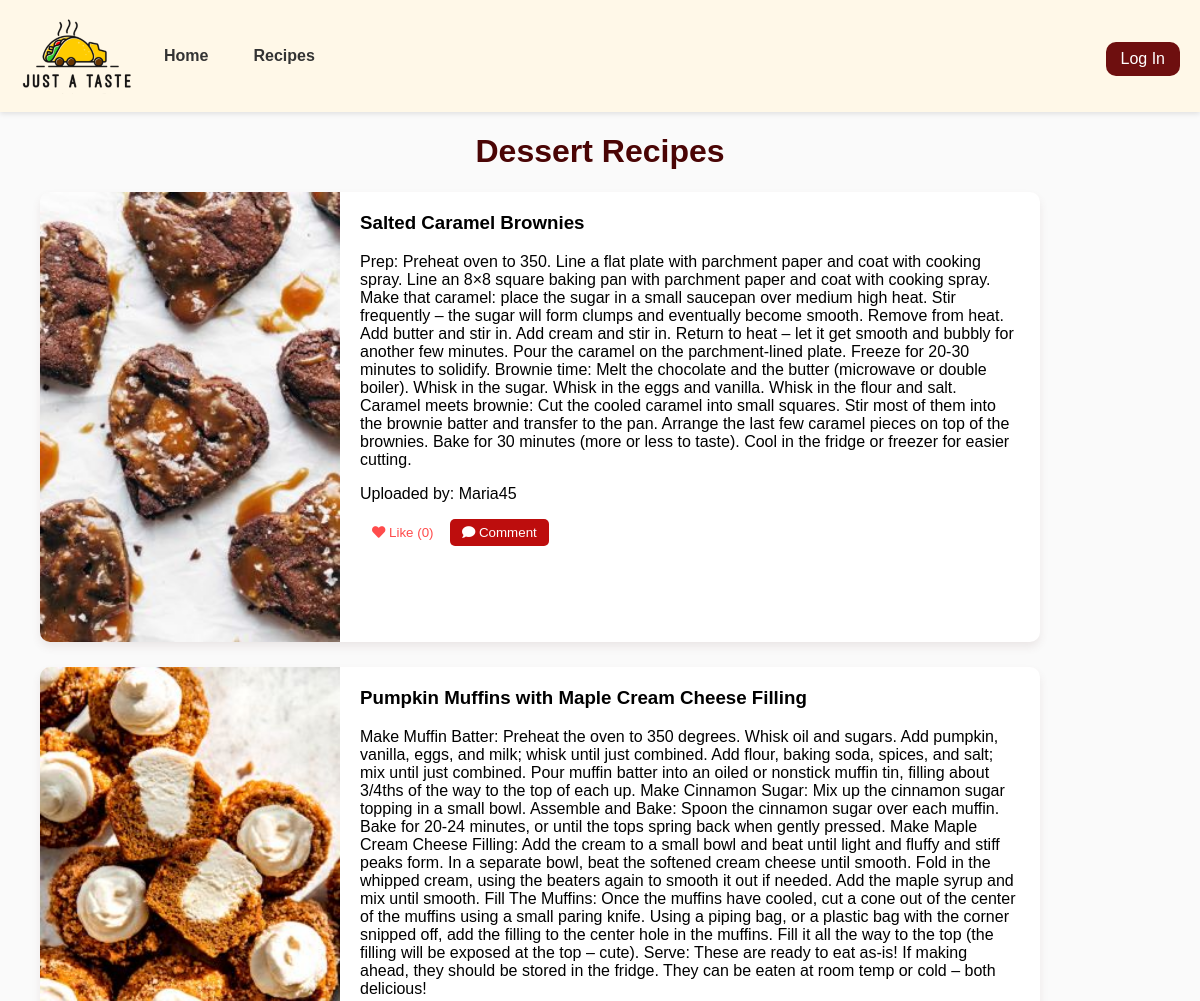
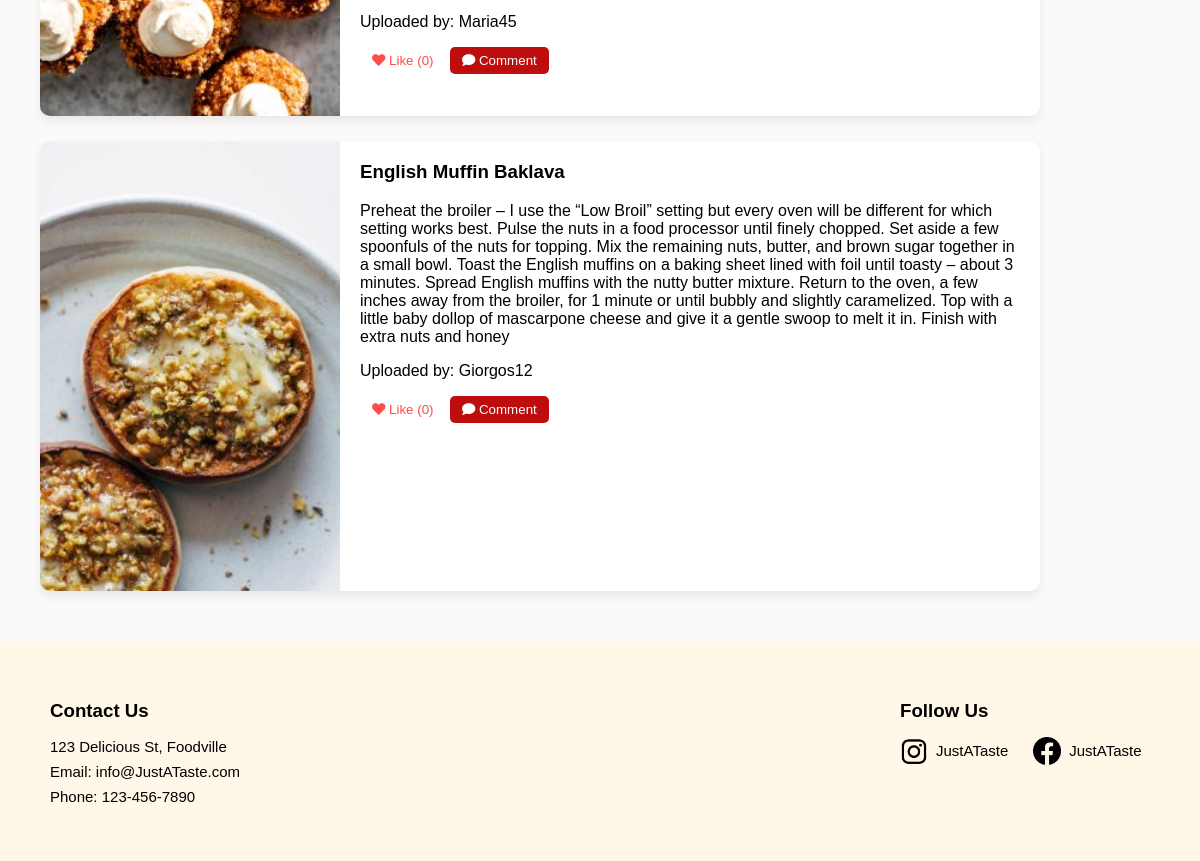
/dessert.php, run on the app's committed database (2 pictures, top to bottom).
### tables this page shows
CREATE TABLE `recipes` (
  `RID` int(10) NOT NULL,
  `RName` varchar(50) DEFAULT NULL,
  `RCategory` varchar(50) DEFAULT NULL,
  `RDecsr` text NOT NULL,
  `Rimage` varchar(50) NOT NULL,
  `userid` int(10) DEFAULT NULL
);

CREATE TABLE `users` (
  `UserID` int(10) NOT NULL,
  `Uname` varchar(50) NOT NULL,
  `UPass` varchar(255) DEFAULT NULL,
  `UEmail` varchar(50) NOT NULL
);

### dessert.php (the view, shortened to what this page needs)
<?php
require "config.php";
$isLoggedIn = isset($_SESSION["Uname"], $_SESSION["UserID"]);
$username   = $isLoggedIn ? $_SESSION["Uname"] : null;
?>
<!DOCTYPE html>
<html lang="en">
<head>
<link rel="stylesheet" href="https://cdnjs.cloudflare.com/ajax/libs/font-awesome/5.15.4/css/all.min.css">
<link rel="stylesheet" href="https://cdn.jsdelivr.net/npm/bootstrap-icons/font/bootstrap-icons.css">
<link rel="stylesheet" href="css/recipes.css">
</head>
<body>
<nav class="navbar">
    <div class="nav-left">
        <a href="home.php"><img src="imgs/hlogo.png" class="logo"></a>
        <a href="home.php" class="nav-link">Home</a>
        <div class="dropdown">
            <a class="nav-link">Recipes</a>
        </div>
    </div>
    <div class="nav-right">
        <?php if ($isLoggedIn): ?>
            <span class="welcome-text">Welcome, <?= htmlspecialchars($username) ?>!</span>
            <form method="post" class="logout-form">
                <button name="logout" class="logout-btn">Log Out</button>
            </form>
            <a href="profile.php" class="profile"><i class="bi bi-person-circle"></i></a>
        <?php else: ?>
            <a href="logIn.php" class="login-btn">Log In</a>
        <?php endif; ?>
    </div>
</nav>
<h1 class="page-title">Dessert Recipes</h1>
<div class="container recipes-container">
<?php
$stmt = $conn->prepare("
   SELECT r.*, u.Uname,
       (SELECT COUNT(*) FROM likes l WHERE l.RID = r.RID) AS like_count
   FROM recipes r
   JOIN users u ON r.userid = u.UserID
   WHERE r.RCategory = 'dessert'
");
$stmt->execute();
$result = $stmt->get_result();
$liked_rids = [];
while ($row = $result->fetch_assoc()):
    $rID    = (int)$row["RID"];
    $rName  = htmlspecialchars($row["RName"]);
    $rDesc  = htmlspecialchars($row["RDecsr"]);
    $rImage = htmlspecialchars($row["Rimage"]);
    $rUser  = htmlspecialchars($row["Uname"]);
    $liked_class = in_array($rID, $liked_rids) ? "liked" : "";
    $likeCount = (int)$row['like_count'];
?>
    <div class="recipe-card">
        <img src="imgs/recipes/<?= $rImage ?>">
        <div class="recipe-info">
            <h3><?= $rName ?></h3>
            <p><?= $rDesc ?></p>
            <p class="text-muted">Uploaded by: <?= $rUser ?></p>
            <div class="recipe-actions">
                <?php if ($isLoggedIn): ?>
                    <form method="post" style="display:inline">
                        <input type="hidden" name="rid" value="<?= $rID ?>">
                        <button class="heart <?= $liked_class ?>" name="like">
                            <i class="fas fa-heart"></i> <?= $liked_class ? 'Liked' : 'Like' ?> (<?= $likeCount ?>)
                        </button>
                    </form>
                    <a href="comment.php?rid=<?= $rID ?>" class="comment-btn">
                        <i class="fas fa-comment"></i> Comment
                    </a>
                <?php else: ?>
                    <button class="heart disabled" onclick="showLoginMessage(this)">
                        <i class="fas fa-heart"></i> Like (<?= $likeCount ?>)
                    </button>
                    <button class="comment-btn disabled" onclick="showLoginMessage(this)">
                        <i class="fas fa-comment"></i> Comment
                    </button>
                <?php endif; ?>
            </div>
        </div>
    </div>
<?php endwhile; ?>
</div>
<footer class="footer">
    <div class="container">
        <div class="footer-content">
            <h3>Contact Us</h3>
            <ul>
                <li>123 Delicious St, Foodville</li>
                <li>Email: info@JustATaste.com</li>
                <li>Phone: 123-456-7890</li>
            </ul>
        </div>
        <div class="footer-social">
            <h3>Follow Us</h3>
            <div class="social-icons">
                <div class="social-item">
                    <img src="imgs/insta.png">
                    <p>JustATaste</p>
                </div>
                <div class="social-item">
                    <img src="imgs/face.png">
                    <p>JustATaste</p>
                </div>
            </div>
        </div>
    </div>
</footer>
</body>
</html>

### css/recipes.css (style rules this page uses)
body { margin: 0; font-family: Arial, sans-serif; background-color: #fafafa; }
.navbar { display: flex; justify-content: space-between; align-items: center; background-color: #fff8e8; padding: 10px 20px; box-shadow: 0 2px 5px rgba(0,0,0,0.1); }
.nav-left { display: flex; align-items: center; gap: 20px; }
.nav-link { text-decoration: none; color: #333; font-weight: 600; padding: 5px 10px; }
.dropdown { position: relative; display: inline-block; }
.dropdown .nav-link { cursor: pointer; padding: 10px 15px; display: inline-block; }
.nav-right { display: flex; align-items: center; gap: 15px; }
.login-btn { display: inline-block; margin-top: 5px; background-color: rgb(110, 15, 15); color: #fff; text-decoration: none; padding: 8px 15px; border: none; border-radius: 10px; }
.page-title { text-align: center; color: #4a0505; }
.recipes-container { max-width: 1000px; padding: 0 40px; }
.recipe-card { display: flex; flex-direction: row; background: #fff; margin-bottom: 25px; border-radius: 10px; overflow: hidden; box-shadow: 0 5px 8px rgba(103, 72, 72, 0.1); }
.recipe-card img { width: 300px; object-fit: cover; }
.recipe-info { padding: 20px; flex: 1; }
.recipe-info h3 { margin-top: 0; }
.recipe-actions { margin-top: 15px; }
.recipe-actions button, .recipe-actions a { padding: 6px 12px; border: none; border-radius: 5px; cursor: pointer; text-decoration: none; }
.heart { background-color: #fff; color: #ff4c4c; border: 1px solid #ff4c4c; transition: 0.3s; }
.comment-btn { background-color: #bd0d0d; color: #fff; transition: 0.3s; }
.footer { background-color: #fff8e8; color: #000000; padding: 40px 20px; margin-top: 50px; }
.footer .container { display: flex; justify-content: space-between; flex-wrap: wrap; max-width: 1100px; margin: auto; }
.footer-content h3, .footer-social h3 { margin-bottom: 15px; }
.footer-content ul { list-style: none; padding: 0; }
.footer-content ul li { margin-bottom: 8px; font-size: 15px; }
.footer-social { min-width: 250px; }
.social-icons { display: flex; gap: 25px; align-items: center; }
.social-item { display: flex; align-items: center; gap: 8px; }
.social-icons img { width: 28px; height: 28px; cursor: pointer; transition: transform 0.2s ease; }
.social-icons p { margin: 0; font-size: 15px; }

### data on the page
recipes: Rimage (picture), RName "Salted Caramel Brownies", RDecsr "Prep: Preheat oven to 350. Line a flat plate with parchment paper and coat with cooking spray. Line an 8×8 square baking pan with parchment paper and coat with cooking spray. Make that caramel: place the sugar in a small saucepan over medium high heat. Stir frequently – the sugar will form clumps and eventually become smooth. Remove from heat. Add butter and stir in. Add cream and stir in. Return to heat – let it get smooth and bubbly for another few minutes. Pour the caramel on the parchment-lined plate. Freeze for 20-30 minutes to solidify. Brownie time: Melt the chocolate and the butter (microwave or double boiler). Whisk in the sugar. Whisk in the eggs and vanilla. Whisk in the flour…", userid.Uname "Maria45", likeCount "0"
recipes: Rimage (picture), RName "Pumpkin Muffins with Maple Cream Cheese Filling", RDecsr "Make Muffin Batter: Preheat the oven to 350 degrees. Whisk oil and sugars. Add pumpkin, vanilla, eggs, and milk; whisk until just combined. Add flour, baking soda, spices, and salt; mix until just combined. Pour muffin batter into an oiled or nonstick muffin tin, filling about 3/4ths of the way to the top of each up. Make Cinnamon Sugar: Mix up the cinnamon sugar topping in a small bowl. Assemble and Bake: Spoon the cinnamon sugar over each muffin. Bake for 20-24 minutes, or until the tops spring back when gently pressed. Make Maple Cream Cheese Filling: Add the cream to a small bowl and beat until light and fluffy and stiff peaks form. In a separate bowl, beat the softened cream cheese…", userid.Uname "Maria45", likeCount "0"
recipes: Rimage (picture), RName "English Muffin Baklava", RDecsr "Preheat the broiler – I use the “Low Broil” setting but every oven will be different for which setting works best. Pulse the nuts in a food processor until finely chopped. Set aside a few spoonfuls of the nuts for topping. Mix the remaining nuts, butter, and brown sugar together in a small bowl. Toast the English muffins on a baking sheet lined with foil until toasty – about 3 minutes. Spread English muffins with the nutty butter mixture. Return to the oven, a few inches away from the broiler, for 1 minute or until bubbly and slightly caramelized. Top with a little baby dollop of mascarpone cheese and give it a gentle swoop to melt it in. Finish with extra nuts and honey", userid.Uname "Giorgos12", likeCount "0"
